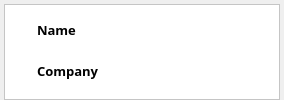
<?xml version="1.0" encoding="UTF-8"?>
<ui version="4.0">
 <class>ClientWidget</class>
 <widget class="QWidget" name="ClientWidget">
  <property name="geometry">
   <rect>
    <x>0</x>
    <y>0</y>
    <width>284</width>
    <height>100</height>
   </rect>
  </property>
  <property name="minimumSize">
   <size>
    <width>284</width>
    <height>100</height>
   </size>
  </property>
  <property name="maximumSize">
   <size>
    <width>284</width>
    <height>100</height>
   </size>
  </property>
  <property name="windowTitle">
   <string>Form</string>
  </property>
  <layout class="QGridLayout" name="gridLayout">
   <property name="leftMargin">
    <number>4</number>
   </property>
   <property name="topMargin">
    <number>4</number>
   </property>
   <property name="rightMargin">
    <number>4</number>
   </property>
   <property name="bottomMargin">
    <number>0</number>
   </property>
   <item row="0" column="0">
    <widget class="QFrame" name="frame">
     <property name="styleSheet">
      <string notr="true">QFrame {
	background: white;
	font-family: CenturyGothic;
	font: bold 10pt;
	color: &quot;#2B2A29&quot;;
}</string>
     </property>
     <property name="frameShape">
      <enum>QFrame::StyledPanel</enum>
     </property>
     <property name="frameShadow">
      <enum>QFrame::Raised</enum>
     </property>
     <layout class="QGridLayout" name="gridLayout_2">
      <item row="1" column="2">
       <widget class="QLabel" name="companyLabel">
        <property name="text">
         <string>Company</string>
        </property>
       </widget>
      </item>
      <item row="0" column="2">
       <widget class="QLabel" name="nameLabel">
        <property name="text">
         <string>Name</string>
        </property>
        <property name="wordWrap">
         <bool>true</bool>
        </property>
       </widget>
      </item>
      <item row="0" column="0" rowspan="2">
       <widget class="QLabel" name="avatar">
        <property name="text">
         <string/>
        </property>
        <property name="pixmap">
         <pixmap resource="resource.qrc">:/res/images/avatar.png</pixmap>
        </property>
       </widget>
      </item>
      <item row="0" column="1" rowspan="2">
       <widget class="Line" name="line">
        <property name="styleSheet">
         <string notr="true">background: qlineargradient(x1: 0, y1: 0, x2: 0, y2: 1,
                                       stop: 0 #B1B1B1, stop: 1 #F3F3F3);</string>
        </property>
        <property name="lineWidth">
         <number>0</number>
        </property>
        <property name="orientation">
         <enum>Qt::Vertical</enum>
        </property>
       </widget>
      </item>
      <item row="0" column="3" rowspan="2">
       <spacer name="horizontalSpacer">
        <property name="orientation">
         <enum>Qt::Horizontal</enum>
        </property>
        <property name="sizeHint" stdset="0">
         <size>
          <width>40</width>
          <height>20</height>
         </size>
        </property>
       </spacer>
      </item>
      <item row="0" column="4">
       <widget class="QPushButton" name="cancelButton">
        <property name="minimumSize">
         <size>
          <width>32</width>
          <height>32</height>
         </size>
        </property>
        <property name="maximumSize">
         <size>
          <width>32</width>
          <height>32</height>
         </size>
        </property>
        <property name="text">
         <string/>
        </property>
        <property name="icon">
         <iconset resource="resource.qrc">
          <normaloff>:/res/images/cross.png</normaloff>:/res/images/cross.png</iconset>
        </property>
        <property name="iconSize">
         <size>
          <width>32</width>
          <height>32</height>
         </size>
        </property>
        <property name="flat">
         <bool>true</bool>
        </property>
       </widget>
      </item>
     </layout>
    </widget>
   </item>
  </layout>
 </widget>
 <resources>
  <include location="resource.qrc"/>
 </resources>
 <connections/>
</ui>
